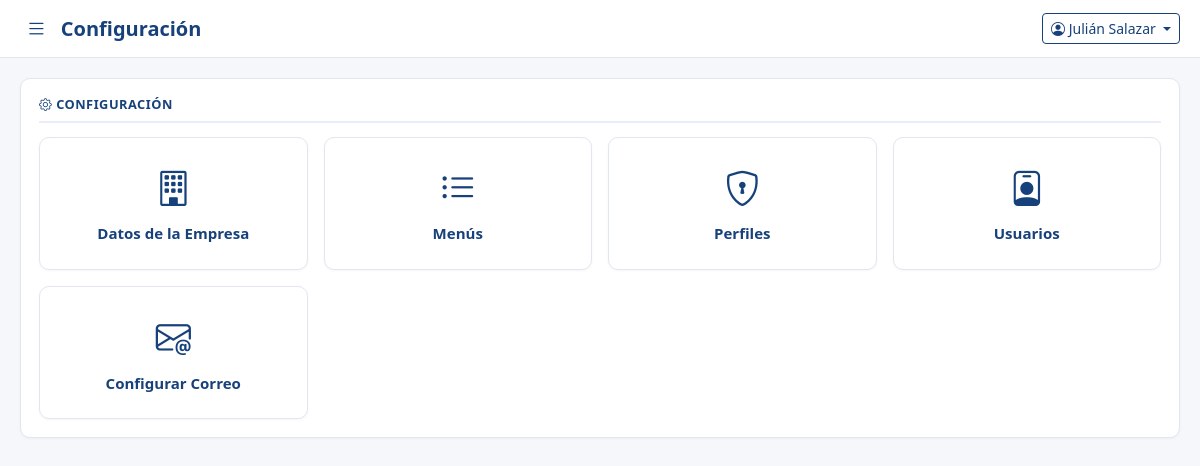
Screenshot of /sistema/menu_opciones.php?padre=9 (signed in) with the database file from the repository.
### tables this page shows
CREATE TABLE `tbl_menu_admin` (
  `id` int(11) NOT NULL AUTO_INCREMENT,
  `nombre` varchar(100) NOT NULL,
  `url` varchar(150) NOT NULL,
  `icono` varchar(50) DEFAULT NULL,
  `orden` int(11) NOT NULL DEFAULT 0,
  `is_submenu` int(11) NOT NULL DEFAULT 0,
  `state` tinyint(1) NOT NULL DEFAULT 1,
  `user_ing` int(11) DEFAULT NULL,
  `fecha_hora_ing` datetime NOT NULL DEFAULT current_timestamp(),
  PRIMARY KEY (`id`)
);

### sistema/includes/sidebar.php (called while the page is built, shortened)
<?php
$permisos = $_SESSION['tsp_permisos'] ?? [];
if ($permisos) {
    $placeholders = implode(',', array_fill(0, count($permisos), '?'));
    $stmtMenu = $pdo->prepare("SELECT * FROM tbl_menu_admin WHERE state = 1 AND is_submenu = 0 AND id IN ($placeholders) ORDER BY orden ASC");
    $stmtMenu->execute($permisos);
    $opcionesMenu = $stmtMenu->fetchAll();
}
?>

### sistema/includes/functions.php (called while the page is built, shortened)
<?php
function limpiar($valor) {
    return htmlspecialchars(trim($valor ?? ''), ENT_QUOTES, 'UTF-8');
}

### sistema/menu_opciones.php (the view, shortened to what this page needs)
<?php
require_once __DIR__ . '/includes/auth.php';
require_once __DIR__ . '/includes/functions.php';
$padre = (int)($_GET['padre'] ?? 0);
$stmtPadre = $pdo->prepare("SELECT * FROM tbl_menu_admin WHERE id = ?");
$stmtPadre->execute([$padre]);
$menuPadre = $stmtPadre->fetch();
$permisos = $_SESSION['tsp_permisos'] ?? [];
$opciones = [];
if ($permisos) {
    $placeholders = implode(',', array_fill(0, count($permisos), '?'));
    $stmt = $pdo->prepare("SELECT * FROM tbl_menu_admin WHERE state = 1 AND is_submenu = ? AND id IN ($placeholders) ORDER BY orden ASC");
    $stmt->execute(array_merge([$padre], $permisos));
    $opciones = $stmt->fetchAll();
}
$tituloPagina = limpiar($menuPadre['nombre']);
include __DIR__ . '/includes/header.php';
?>
<div class="card-panel">
    <h6 class="panel-title"><i class="bi <?= limpiar($menuPadre['icono'] ?: 'bi-grid') ?>"></i> <?= limpiar($menuPadre['nombre']) ?></h6>
    <div class="row g-3">
        <?php foreach ($opciones as $op): ?>
            <?php
                $separador = str_contains($op['url'], '?') ? '&' : '?';
                $enlaceHijo = $op['url'] . $separador . 'padre=' . $padre;
            ?>
            <div class="col-6 col-md-4 col-lg-3">
                <a href="<?= limpiar($enlaceHijo) ?>" class="text-decoration-none">
                    <div class="card-panel text-center py-4 h-100 mb-0 cursor-pointer" style="transition: box-shadow .15s;"
                         onmouseover="this.style.boxShadow='0 4px 14px rgba(23,65,122,0.18)'"
                         onmouseout="this.style.boxShadow=''">
                        <i class="bi <?= limpiar($op['icono'] ?: 'bi-dot') ?>" style="font-size:2.2rem; color: var(--azul-principal);"></i>
                        <div class="mt-2 fw-semibold text-tsp"><?= limpiar($op['nombre']) ?></div>
                    </div>
                </a>
            </div>
        <?php endforeach; ?>
    </div>
</div>
<?php include __DIR__ . '/includes/footer.php'; ?>

### sistema/includes/header.php (shortened to what this page needs)
<!DOCTYPE html>
<html lang="es">
<head>
<link href="https://cdn.jsdelivr.net/npm/bootstrap@5.3.3/dist/css/bootstrap.min.css" rel="stylesheet">
<link rel="stylesheet" href="https://cdn.jsdelivr.net/npm/bootstrap-icons@1.11.3/font/bootstrap-icons.css">
<link rel="stylesheet" href="assets/css/style.css">
</head>
<body>
<div class="app-wrapper">
<?php include __DIR__ . '/sidebar.php'; ?>
<div class="main-content">
<div class="topbar">
    <div class="d-flex align-items-center gap-2">
        <button class="btn-toggle" id="btnToggleSidebar"><i class="bi bi-list"></i></button>
        <h5 class="mb-0 text-tsp fw-bold"><?= limpiar($tituloPagina ?? '') ?></h5>
    </div>
    <div class="dropdown">
        <button class="btn btn-outline-tsp btn-sm dropdown-toggle" data-bs-toggle="dropdown">
            <i class="bi bi-person-circle"></i> <?= limpiar($_SESSION['tsp_nombre'] ?? '') ?>
        </button>
    </div>
</div>
<div class="content-area">

### sistema/assets/css/style.css (style rules this page uses)
:root { --azul-oscuro: #0f2647; --azul-principal: #17417a; --azul-medio: #2563eb; --azul-claro: #e6edfb; --naranja: #f0803c; --crema: #f5f7fb; --texto: #1c2733; --rojo: #c0392b; --sidebar-width: 250px; }
* { box-sizing: border-box; }
body { background-color: var(--crema); color: var(--texto); font-family: 'Segoe UI', Roboto, Arial, sans-serif; font-size: 0.94rem; }
.app-wrapper { display: flex; min-height: 100vh; }
.main-content { margin-left: 0; width: 100%; min-height: 100vh; display: flex; flex-direction: column; }
.topbar { background: #fff; border-bottom: 1px solid #e2e6ee; padding: 12px 20px; display: flex; align-items: center; justify-content: space-between; position: sticky; top: 0; z-index: 1020; }
.topbar .btn-toggle { display: inline-block; background: none; border: none; font-size: 1.3rem; color: var(--azul-principal); }
.content-area { padding: 20px; flex: 1; }
.card-panel { background: #fff; border: 1px solid #e2e6ee; border-radius: 10px; padding: 18px; margin-bottom: 18px; box-shadow: 0 1px 3px rgba(0,0,0,0.04); }
.card-panel h6.panel-title { color: var(--azul-principal); font-weight: 700; letter-spacing: 0.5px; font-size: 0.8rem; text-transform: uppercase; margin-bottom: 14px; border-bottom: 2px solid var(--azul-claro); padding-bottom: 8px; }
.btn-outline-tsp { border-color: var(--azul-principal); color: var(--azul-principal); }
.text-tsp { color: var(--azul-principal); }
.cursor-pointer { cursor: pointer; }

### rows the page displays
tbl_menu_admin: nombre "Configuración", nombre "CONFIGURACIÓN"
tbl_menu_admin: nombre "Datos de la Empresa"
tbl_menu_admin: nombre "Menús"
tbl_menu_admin: nombre "Perfiles"
tbl_menu_admin: nombre "Usuarios"
tbl_menu_admin: nombre "Configurar Correo"

### other values shown
limpiar($_SESSION['tsp_nombre'] ?? '') "Julián Salazar"
